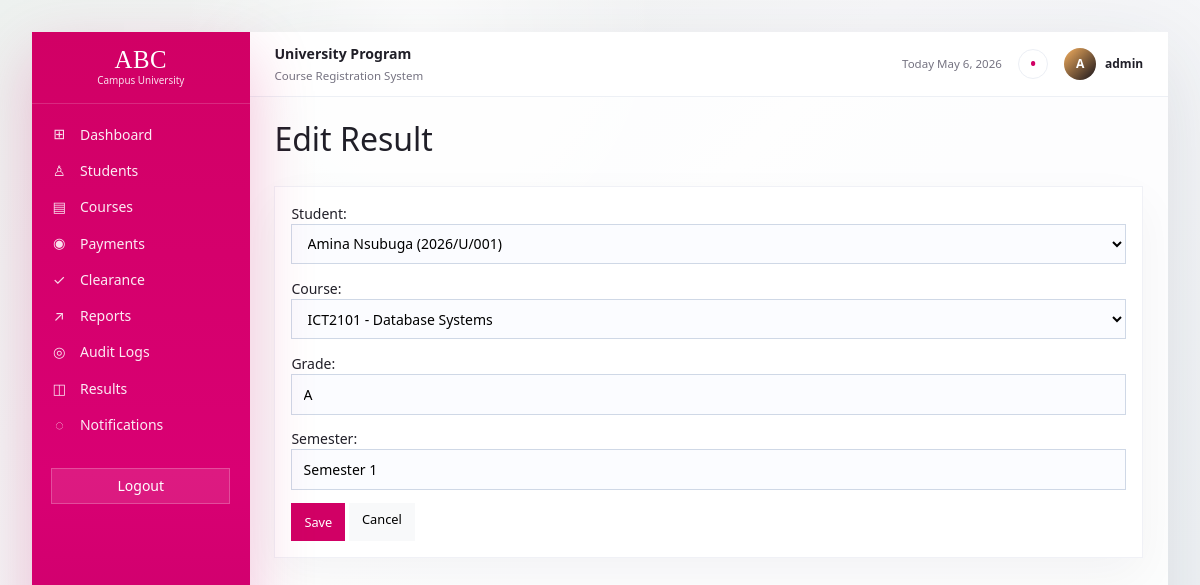
Page /results/1/edit/ (signed in) on the committed database.
### apps/accounts/models.py (models this page shows, shortened)
class User(AbstractUser):
    class Roles(models.TextChoices):
        ADMIN = "ADMIN", "Admin"
        STAFF = "STAFF", "Staff"
        STUDENT = "STUDENT", "Student"
    role = models.CharField(max_length=20, choices=Roles.choices, default=Roles.STUDENT)
    @property
    def is_staff_role(self):
        return self.role in {self.Roles.ADMIN, self.Roles.STAFF} or self.is_superuser

### apps/results/models.py (models this page shows, shortened)
class Result(models.Model):
    GRADE_POINTS = {
        "A": 5.0,
        "B+": 4.5,
        "B": 4.0,
        "C+": 3.5,
        "C": 3.0,
        "D": 2.0,
        "F": 0.0,
    }
    student = models.ForeignKey("students.Student", on_delete=models.CASCADE, related_name="results")
    course = models.ForeignKey("courses.Course", on_delete=models.CASCADE, related_name="results")
    grade = models.CharField(max_length=2)
    semester = models.CharField(max_length=30)
    uploaded_at = models.DateTimeField(auto_now_add=True)
    class Meta:
        ordering = ["student__reg_number", "semester", "course__code"]
        constraints = [
            models.UniqueConstraint(fields=["student", "course", "semester"], name="unique_student_result_semester")
        ]

### apps/results/views.py (the view)
# urls.py: path("<int:pk>/edit/", views.result_update, name="result_update"),
@staff_required
def result_update(request, pk):
    result = get_object_or_404(Result, pk=pk)
    form = ResultForm(request.POST or None, instance=result)
    if form.is_valid():
        result = form.save()
        AuditLog.objects.create(user=request.user, action=f"Updated result for {result.student.reg_number}", ip_address=request.client_ip)
        messages.success(request, "Result updated.")
        return redirect("result_list")
    return render(request, "form.html", {"form": form, "title": "Edit Result"})

### apps/results/forms.py
class ResultForm(forms.ModelForm):
    class Meta:
        model = Result
        fields = ["student", "course", "grade", "semester"]

### apps/courses/models.py (called while the page is built)
    def __str__(self):
        return f"{self.code} - {self.title}"

### apps/students/models.py (called while the page is built)
    def __str__(self):
        return f"{self.full_name} ({self.reg_number})"

### templates/form.html (shortened to what this page needs)
{% extends "base.html" %}
{% block content %}
<div class="page-header"><h2>{{ title }}</h2></div>
<form method="post" class="panel form-grid">
  {{ form.as_p }}
  <button class="btn btn-primary">Save</button>
  <a class="btn btn-light" href="{{ request.META.HTTP_REFERER|default:'/' }}">Cancel</a>
</form>
{% endblock %}

### templates/base.html (shortened to what this page needs)
{% load static %}
<!doctype html>
<html lang="en">
<head>
  <link href="https://cdn.jsdelivr.net/npm/bootstrap@5.3.3/dist/css/bootstrap.min.css" rel="stylesheet">
  <link rel="stylesheet" href="{% static 'css/style.css' %}">
</head>
<body class="{% block body_class %}{% endblock %}">
  <div class="app-shell">
    {% if user.is_authenticated %}
      <aside class="sidebar">
        <div class="sidebar-brand">
          <strong>ABC</strong>
          <span>Campus University</span>
        </div>
        <nav class="sidebar-nav">
        <a href="{% url 'dashboard' %}"><span>⊞</span>Dashboard</a>
        {% if user.is_staff_role or user.is_superuser %}
          <a href="{% url 'student_list' %}"><span>♙</span>Students</a>
          <a href="{% url 'course_list' %}"><span>▤</span>Courses</a>
          <a href="{% url 'payment_list' %}"><span>◉</span>Payments</a>
          <a href="{% url 'clearance_list' %}"><span>✓</span>Clearance</a>
          <a href="{% url 'reports_dashboard' %}"><span>↗</span>Reports</a>
          <a href="{% url 'audit_logs' %}"><span>◎</span>Audit Logs</a>
        {% else %}
          <a href="{% url 'student_portal' %}"><span>♙</span>Student Portal</a>
          <a href="{% url 'register_course' %}"><span>▤</span>Register Courses</a>
          <a href="{% url 'registration_slip' %}"><span>▣</span>Download Slip</a>
        {% endif %}
        <a href="{% url 'result_list' %}"><span>◫</span>Results</a>
        <a href="{% url 'notification_list' %}"><span>◌</span>Notifications</a>
        </nav>
        <form method="post" action="{% url 'logout' %}">
          <button class="sidebar-logout">Logout</button>
        </form>
      </aside>
    {% endif %}
    <main class="content">
      {% if user.is_authenticated %}
        <header class="topbar">
          <div>
            <strong>{% block workspace_title %}University Program{% endblock %}</strong>
            <span>{% block workspace_subtitle %}Course Registration System{% endblock %}</span>
          </div>
          <div class="topbar-actions">
            <span>Today {% now "F j, Y" %}</span>
            <a href="{% url 'notification_list' %}" class="notification-dot">•</a>
            <div class="user-chip">
              <span>{{ user.username|slice:":1"|upper }}</span>
              <strong>{{ user.get_full_name|default:user.username }}</strong>
            </div>
          </div>
        </header>
      {% endif %}
      {% block content %}{% endblock %}
    </main>
  </div>
</body>
</html>

### static/css/style.css (style rules this page uses)
body { background: radial-gradient(circle at 35% 4%, rgba(255, 255, 255, .85), transparent 15rem), linear-gradient(135deg, #edf1ef 0%, #f7f7f9 45%, #eef2f5 100%); color: #201f28; font-size: 14px; }
.app-shell { display: flex; min-height: 100vh; padding: 2rem; }
.sidebar { background: linear-gradient(180deg, #d10065 0%, #d90073 60%, #c70068 100%); color: #fff; flex: 0 0 13.6rem; padding: 0; position: sticky; top: 2rem; height: calc(100vh - 4rem); border-radius: 0; box-shadow: 0 24px 60px rgba(209, 0, 101, .24); overflow-y: auto; }
.sidebar-brand { border-bottom: 1px solid rgba(255, 255, 255, .16); padding: 1rem 1.25rem .95rem; text-align: center; }
.sidebar-brand strong { display: block; font-family: Georgia, serif; font-size: 1.55rem; font-weight: 400; letter-spacing: .02em; line-height: 1; }
.sidebar-brand span { display: block; font-size: .62rem; opacity: .88; }
.sidebar-nav { padding: .75rem 0; }
.sidebar a { align-items: center; color: rgba(255, 255, 255, .92); display: flex; gap: .8rem; min-height: 2.15rem; padding: .46rem 1.2rem; text-decoration: none; transition: background .15s ease, color .15s ease; }
.sidebar a span { align-items: center; display: inline-flex; font-size: .9rem; justify-content: center; opacity: .95; width: 1rem; }
.sidebar-logout { background: rgba(255,255,255,.1); border: 1px solid rgba(255,255,255,.22); color: #fff; margin: .8rem 1.2rem 1.2rem; min-height: 2.25rem; width: calc(100% - 2.4rem); }
.content { flex: 1; background: rgba(255, 255, 255, .84); box-shadow: 0 24px 80px rgba(42, 50, 64, .12); min-height: calc(100vh - 4rem); overflow: hidden; padding: 0; }
.page-header { align-items: center; display: flex; justify-content: space-between; gap: 1rem; margin-bottom: 1.2rem; }
.topbar { align-items: center; background: rgba(255,255,255,.92); border-bottom: 1px solid #edf0f5; display: flex; justify-content: space-between; min-height: 4.05rem; padding: 0 1.55rem; }
.topbar strong { display: block; font-size: .88rem; }
.topbar span { color: #757381; font-size: .72rem; }
.topbar-actions { align-items: center; display: flex; gap: 1rem; }
.notification-dot { align-items: center; background: #fff; border: 1px solid #eceff5; border-radius: 50%; color: #d10065; display: inline-flex; font-size: 1.2rem; height: 1.9rem; justify-content: center; line-height: 1; text-decoration: none; width: 1.9rem; }
.user-chip { align-items: center; display: flex; gap: .55rem; }
.user-chip span { align-items: center; background: linear-gradient(135deg, #f6b05f, #17141b); border-radius: 50%; color: #fff; display: inline-flex; font-size: .76rem; font-weight: 700; height: 2rem; justify-content: center; width: 2rem; }
.user-chip strong { font-size: .75rem; }
.content > .page-header, .content > .row, .content > .panel, .content > .stat-card, .content > form, .content > .student-hero, .content > .analytics-grid, .content > .section-title, .content > .meter-grid, .content > .activity-grid, .content > nav { margin-left: 1.55rem; margin-right: 1.55rem; }
.content > .page-header:first-of-type { margin-top: 1.45rem; }
.panel, .stat-card, .form-card { background: #fff; border: 1px solid #f0f1f6; border-radius: 0; padding: 1rem; box-shadow: 0 18px 45px rgba(34, 34, 52, .045); }
.searchbar .form-control, .form-grid input, .form-grid select, .form-grid textarea, .form-card input { background: #fbfcff; border: 1px solid #e6e9f1; border-radius: 0; box-shadow: none; min-height: 2.4rem; }
.btn { border-radius: 0; font-size: .8rem; min-height: 2.35rem; }
.btn-primary, .btn-dark { background: #d10065; border-color: #d10065; }
.form-grid p { margin-bottom: .85rem; }
.form-grid input, .form-grid select, .form-grid textarea, .form-card input { border: 1px solid #cfd8e6; border-radius: 0; display: block; padding: .55rem .7rem; width: 100%; }

### rows in the picture
User: username "A", get_full_name "admin"
Result: student "Amina Nsubuga (2026/U/001)", course "ICT2101 - Database Systems", grade "A", semester "Semester 1"

### other values in the picture
{{ title }} "Edit Result"
